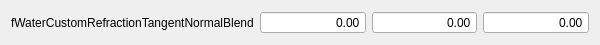
<?xml version="1.0" encoding="UTF-8"?>
<ui version="4.0">
 <class>Form</class>
 <widget class="QWidget" name="Form">
  <property name="geometry">
   <rect>
    <x>0</x>
    <y>0</y>
    <width>600</width>
    <height>38</height>
   </rect>
  </property>
  <property name="windowTitle">
   <string>Form</string>
  </property>
  <layout class="QHBoxLayout" name="horizontalLayout">
   <item>
    <widget class="QLabel" name="valName">
     <property name="minimumSize">
      <size>
       <width>225</width>
       <height>0</height>
      </size>
     </property>
     <property name="text">
      <string>fWaterCustomRefractionTangentNormalBlend</string>
     </property>
    </widget>
   </item>
   <item>
    <widget class="QDoubleSpinBox" name="v0">
     <property name="alignment">
      <set>Qt::AlignRight|Qt::AlignTrailing|Qt::AlignVCenter</set>
     </property>
     <property name="buttonSymbols">
      <enum>QAbstractSpinBox::NoButtons</enum>
     </property>
     <property name="correctionMode">
      <enum>QAbstractSpinBox::CorrectToNearestValue</enum>
     </property>
     <property name="showGroupSeparator" stdset="0">
      <bool>false</bool>
     </property>
     <property name="minimum">
      <double>-10000000000000000735758738477112498397576062152177456799245857901351759143802190202050679656153088.000000000000000</double>
     </property>
     <property name="maximum">
      <double>999999999999999993220948674361627976461708441944064.000000000000000</double>
     </property>
     <property name="stepType">
      <enum>QAbstractSpinBox::AdaptiveDecimalStepType</enum>
     </property>
     <property name="value">
      <double>0.000000000000000</double>
     </property>
    </widget>
   </item>
   <item>
    <widget class="QDoubleSpinBox" name="v1">
     <property name="alignment">
      <set>Qt::AlignRight|Qt::AlignTrailing|Qt::AlignVCenter</set>
     </property>
     <property name="buttonSymbols">
      <enum>QAbstractSpinBox::NoButtons</enum>
     </property>
     <property name="correctionMode">
      <enum>QAbstractSpinBox::CorrectToNearestValue</enum>
     </property>
     <property name="showGroupSeparator" stdset="0">
      <bool>false</bool>
     </property>
     <property name="minimum">
      <double>-10000000000000000735758738477112498397576062152177456799245857901351759143802190202050679656153088.000000000000000</double>
     </property>
     <property name="maximum">
      <double>999999999999999993220948674361627976461708441944064.000000000000000</double>
     </property>
     <property name="stepType">
      <enum>QAbstractSpinBox::AdaptiveDecimalStepType</enum>
     </property>
     <property name="value">
      <double>0.000000000000000</double>
     </property>
    </widget>
   </item>
   <item>
    <widget class="QDoubleSpinBox" name="v2">
     <property name="alignment">
      <set>Qt::AlignRight|Qt::AlignTrailing|Qt::AlignVCenter</set>
     </property>
     <property name="buttonSymbols">
      <enum>QAbstractSpinBox::NoButtons</enum>
     </property>
     <property name="correctionMode">
      <enum>QAbstractSpinBox::CorrectToNearestValue</enum>
     </property>
     <property name="showGroupSeparator" stdset="0">
      <bool>false</bool>
     </property>
     <property name="minimum">
      <double>-10000000000000000735758738477112498397576062152177456799245857901351759143802190202050679656153088.000000000000000</double>
     </property>
     <property name="maximum">
      <double>999999999999999993220948674361627976461708441944064.000000000000000</double>
     </property>
     <property name="stepType">
      <enum>QAbstractSpinBox::AdaptiveDecimalStepType</enum>
     </property>
     <property name="value">
      <double>0.000000000000000</double>
     </property>
    </widget>
   </item>
  </layout>
 </widget>
 <resources/>
 <connections/>
</ui>
